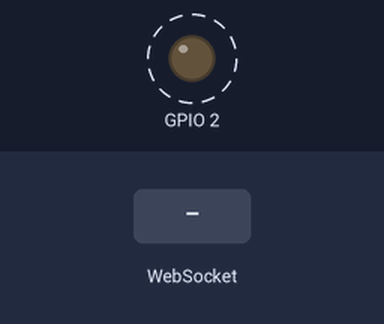
Bench run of a sketch on a simulated ESP32. Shown: output pins drawn as LEDs (lit = HIGH). Dashed ring = blinking. Inputs (shaded band) come from the test bench. What the sketch prints to the serial monitor is not drawn.

Above: at 1.2 s.
1.3 s: WebSocket text "*PING" received
Timing chart, 0 to 9.5 s (numbered marks = the images above; inputs shaded):
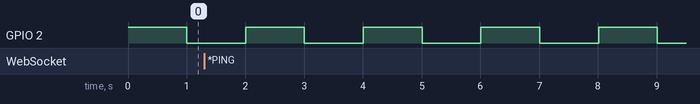

The sketch:

chat_pro.ino
```cpp
/*
   ESP32 Chat Pro – 3-User Stable Edition
   --------------------------------------
   • Max 3 simultaneous users
   • Auto-reconnects if Wi-Fi or socket drops
   • Keep-alive pings every 15 s
   • Username + room password
   • Stores last 30 messages in memory
   • LED heartbeat (GPIO 2)
*/

#include <WiFi.h>
#include <WebServer.h>
#include <WebSocketsServer.h>

WebServer server(80);
WebSocketsServer webSocket(81);

// ===== CONFIG =====
const char* ssid         = "ESP32_ChatPro";
const char* apPass       = "";          // Wi-Fi password (blank = open)
const char* chatPassword = "1234";      // Room password ("" = none)
const int   MAX_USERS    = 3;
const int   MAX_HISTORY  = 30;
// ===================

struct Message { String text; };
Message history[MAX_HISTORY];
int historyCount = 0;
int connectedClients = 0;

String escapeHTML(String s) {
  s.replace("&", "&amp;");
  s.replace("<", "&lt;");
  s.replace(">", "&gt;");
  return s;
}
void addToHistory(const String &msg) {
  if (historyCount < MAX_HISTORY) history[historyCount++].text = msg;
  else {
    for (int i = 1; i < MAX_HISTORY; i++) history[i - 1] = history[i];
    history[MAX_HISTORY - 1].text = msg;
  }
}
String buildHistoryHTML() {
  String h;
  for (int i = 0; i < historyCount; i++)
    h += "<div class='msg'>" + history[i].text + "</div>";
  return h;
}

// ===== HTML PAGE =====
String pageHTML = R"rawliteral(
<!DOCTYPE html>
<html>
<head>
<meta charset="utf-8"><meta name="viewport" content="width=device-width,initial-scale=1">
<title>ESP32 Chat Pro</title>
<style>
body{font-family:sans-serif;background:#f4f4f9;margin:0;padding:0}
#container{max-width:700px;margin:20px auto;background:white;padding:10px;border-radius:10px;box-shadow:0 0 5px rgba(0,0,0,.1)}
#chat{border:1px solid #ccc;height:60vh;overflow-y:auto;padding:8px;border-radius:5px;background:#fff;}
input,button{padding:10px;font-size:16px;}
#loginBox{text-align:center;padding:50px;}
.msg{margin:4px 0;padding:5px;background:#e9e9ff;border-radius:5px;}
.sys{color:#777;font-size:0.9em;}
.me{background:#d1ffd1;}
</style>
</head>
<body>
<div id='container'>
<h2>ESP32 Chat Pro</h2>
<div id='loginBox'>
  <input id='user' placeholder='Enter username'><br><br>
  <input id='pass' placeholder='Room password (if any)' type='password'><br><br>
  <button onclick='enterChat()'>Enter Chat</button>
</div>
<div id='chatBox' style='display:none'>
  <div id='chat'></div><br>
  <input id='msg' placeholder='Type message...' onkeydown="if(event.key==='Enter')sendMsg();">
  <button onclick='sendMsg()'>Send</button>
</div>
</div>

<script>
var ws; var username="";
function enterChat(){
  username=document.getElementById('user').value.trim();
  var p=document.getElementById('pass').value.trim();
  if(username===""){alert('Enter a username');return;}
  fetch('/auth?user='+encodeURIComponent(username)+'&pass='+encodeURIComponent(p))
  .then(r=>r.text()).then(t=>{
    if(t!=='OK'){alert(t);}else{startChat();}
  });
}
function startChat(){
  document.getElementById('loginBox').style.display='none';
  document.getElementById('chatBox').style.display='block';
  connectSocket();
}
function connectSocket(){
  ws=new WebSocket("ws://"+window.location.host+":81/");
  ws.onopen=function(){console.log("WebSocket connected");};
  ws.onmessage=function(e){
    if(e.data==="*PING") return;
    var chat=document.getElementById('chat');
    var div=document.createElement('div');
    div.innerHTML=e.data;
    if(e.data.startsWith('*'))div.className='sys';
    else if(e.data.startsWith(username+':'))div.className='me msg';
    else div.className='msg';
    chat.appendChild(div);
    chat.scrollTop=chat.scrollHeight;
  };
  ws.onclose=function(){
    console.log("Socket closed — reconnecting...");
    setTimeout(connectSocket,2000);
  };
  ws.onerror=function(){ws.close();};
}
function sendMsg(){
  var i=document.getElementById('msg');
  if(i.value.trim()!==""){ws.send(username+': '+i.value);i.value="";}
}
</script>
</body>
</html>
)rawliteral";
// ====================

// ===== HTTP handlers =====
void handleRoot(){ server.send(200,"text/html",pageHTML); }
void handleAuth(){
  String pass=server.arg("pass");
  if(String(chatPassword).length() && pass!=chatPassword)
       server.send(200,"text/plain","Wrong password");
  else server.send(200,"text/plain","OK");
}

// ===== WebSocket logic =====
void onWebSocketEvent(uint8_t num, WStype_t type, uint8_t * payload, size_t length){
  switch(type){
    case WStype_CONNECTED:{
      IPAddress ip=webSocket.remoteIP(num);
      if(connectedClients>=MAX_USERS){
        Serial.printf("[DENIED] %s — room full\n",ip.toString().c_str());
        webSocket.sendTXT(num,"* Room full (max 3 users)");
        delay(500);
        webSocket.disconnect(num);
        return;
      }
      connectedClients++;
      Serial.printf("[%u] Connected from %s (Total:%d)\n",num,ip.toString().c_str(),connectedClients);
      webSocket.sendTXT(num,"<div class='sys'>Welcome to ESP32 Chat Pro!</div>"+buildHistoryHTML());
      webSocket.broadcastTXT("* A user joined the chat");
      addToHistory("<div class='sys'>A user joined</div>");
      break;
    }
    case WStype_DISCONNECTED:{
      connectedClients = max(0, connectedClients - 1);
      Serial.printf("[%u] Disconnected (Total:%d)\n",num,connectedClients);
      webSocket.broadcastTXT("* A user left the chat");
      addToHistory("<div class='sys'>A user left</div>");
      break;
    }
    case WStype_TEXT:{
      String msg=String((char*)payload);
      msg=escapeHTML(msg);
      Serial.println(msg);
      webSocket.broadcastTXT(msg);
      addToHistory("<div class='msg'>"+msg+"</div>");
      break;
    }
  }
}

void setup(){
  Serial.begin(115200);
  pinMode(2,OUTPUT);
  digitalWrite(2,HIGH);

  WiFi.mode(WIFI_AP);
  WiFi.softAP(ssid, apPass);
  Serial.println("ESP32 Chat Pro (3-User) running at:");
  Serial.println(WiFi.softAPIP());

  server.on("/",handleRoot);
  server.on("/auth",handleAuth);
  server.begin();

  webSocket.begin();
  webSocket.onEvent(onWebSocketEvent);
}

void loop(){
  server.handleClient();
  webSocket.loop();

  static unsigned long lastPing=0;
  if(millis()-lastPing>15000){
    webSocket.broadcastTXT("*PING");
    lastPing=millis();
  }

  // heartbeat blink
  static unsigned long t=0;
  if(millis()-t>1000){
    t=millis();
    digitalWrite(2,!digitalRead(2));
  }
}
```

Measured:
- by itself, GPIO 2: alternates HIGH for 1.0 s and LOW for 1.0 s
